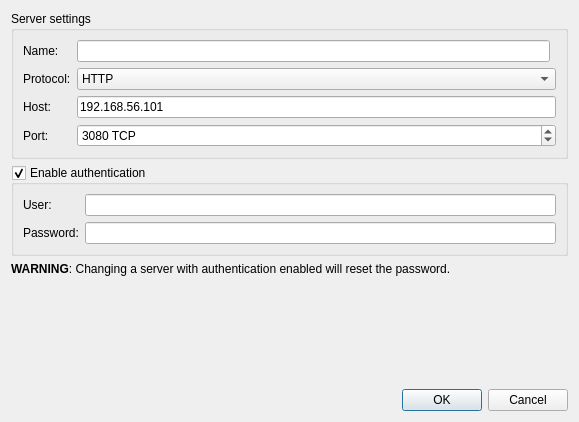
<?xml version="1.0" encoding="UTF-8"?>
<ui version="4.0">
 <class>EditComputeDialog</class>
 <widget class="QDialog" name="EditComputeDialog">
  <property name="windowModality">
   <enum>Qt::WindowModal</enum>
  </property>
  <property name="geometry">
   <rect>
    <x>0</x>
    <y>0</y>
    <width>579</width>
    <height>422</height>
   </rect>
  </property>
  <property name="windowTitle">
   <string>Edit server settings</string>
  </property>
  <property name="styleSheet">
   <string notr="true">
QWidget {
    background-color: #323232;
    color: #BAF73C;
}

QToolBar {
    border:0px;
}

QGraphicsView, QTextEdit, QPlainTextEdit, QTreeWidget, QListWidget, QLineEdit, QSpinBox, QComboBox {
    background-color: #282828;
}

QLabel, QMenu, QStatusBar {
  color: #BAF73C;
}

QMenuBar::item {
    background-color: #323232;
}

QMenu::item:selected {
    color: #f2f2f2;
    background-color: #383838;
}

QToolButton:hover {
    background-color: #383838;
}

QGroupBox {
    color: #BAF73C;
    font: bold 12px;
    padding: 15px;
    border-style: none;
}

QAbstractScrollArea::corner {
    background: #323232;
}

QScrollBar::add-page:horizontal, QScrollBar::sub-page:horizontal, QScrollBar::add-page:vertical, QScrollBar::sub-page:vertical {
  background: none;
}

QComboBox {
    selection-color: #f2f2f2;
    selection-background-color: #323232;
}

QComboBox QAbstractItemView {
    background-color: #282828;
}

QDockWidget, QMenuBar, QPushButton, QToolButton, QTabWidget, QHeaderView::section {
    color: #BAF73C;
    font: bold 11px;
}

QTabBar {
    color: #BAF73C;
}

QRadioButton, QCheckBox {
  color: #BAF73C;
}

QRadioButton::disabled, QCheckBox::disabled {
  color: gray;
}
// bg-color=#282828
// fg-color=#BAF73C
// tool-bar=#323232
// selection-bg=#383838 
// selection-fg=#f2f2f2
 </string>
  </property>
  <layout class="QVBoxLayout" name="verticalLayout">
   <item>
    <widget class="QGroupBox" name="groupBox">
     <property name="title">
      <string>Server settings</string>
     </property>
     <layout class="QGridLayout" name="gridLayout">
      <item row="3" column="1" colspan="2">
       <widget class="QSpinBox" name="uiServerPortSpinBox">
        <property name="sizePolicy">
         <sizepolicy hsizetype="Expanding" vsizetype="Fixed">
          <horstretch>0</horstretch>
          <verstretch>0</verstretch>
         </sizepolicy>
        </property>
        <property name="suffix">
         <string notr="true"> TCP</string>
        </property>
        <property name="maximum">
         <number>65535</number>
        </property>
        <property name="value">
         <number>3080</number>
        </property>
       </widget>
      </item>
      <item row="1" column="0">
       <widget class="QLabel" name="uiServerProtocolLabel">
        <property name="text">
         <string>Protocol:</string>
        </property>
       </widget>
      </item>
      <item row="1" column="1" colspan="2">
       <widget class="QComboBox" name="uiServerProtocolComboBox">
        <property name="sizePolicy">
         <sizepolicy hsizetype="Expanding" vsizetype="Fixed">
          <horstretch>0</horstretch>
          <verstretch>0</verstretch>
         </sizepolicy>
        </property>
        <property name="currentText">
         <string>HTTP</string>
        </property>
        <item>
         <property name="text">
          <string>HTTP</string>
         </property>
        </item>
        <item>
         <property name="text">
          <string>HTTPS</string>
         </property>
        </item>
       </widget>
      </item>
      <item row="2" column="0">
       <widget class="QLabel" name="uiServerHostLabel">
        <property name="text">
         <string>Host:</string>
        </property>
       </widget>
      </item>
      <item row="2" column="1" colspan="2">
       <widget class="QLineEdit" name="uiServerHostLineEdit">
        <property name="text">
         <string>192.168.56.101</string>
        </property>
       </widget>
      </item>
      <item row="3" column="0">
       <widget class="QLabel" name="uiServerPortLabel">
        <property name="text">
         <string>Port:</string>
        </property>
       </widget>
      </item>
      <item row="0" column="0">
       <widget class="QLabel" name="label">
        <property name="text">
         <string>Name:</string>
        </property>
       </widget>
      </item>
      <item row="0" column="1">
       <widget class="QLineEdit" name="uiServerNameLineEdit"/>
      </item>
     </layout>
    </widget>
   </item>
   <item>
    <widget class="QGroupBox" name="uiEnableAuthenticationCheckBox">
     <property name="title">
      <string>Enable authentication</string>
     </property>
     <property name="checkable">
      <bool>true</bool>
     </property>
     <layout class="QFormLayout" name="formLayout">
      <property name="fieldGrowthPolicy">
       <enum>QFormLayout::ExpandingFieldsGrow</enum>
      </property>
      <item row="1" column="0">
       <widget class="QLabel" name="uiServerUserLabel">
        <property name="text">
         <string>User:</string>
        </property>
       </widget>
      </item>
      <item row="1" column="1">
       <widget class="QLineEdit" name="uiServerUserLineEdit">
        <property name="enabled">
         <bool>true</bool>
        </property>
        <property name="toolTip">
         <string/>
        </property>
       </widget>
      </item>
      <item row="2" column="0">
       <widget class="QLabel" name="uiServerPasswordLabel">
        <property name="text">
         <string>Password:</string>
        </property>
       </widget>
      </item>
      <item row="2" column="1">
       <widget class="QLineEdit" name="uiServerPasswordLineEdit">
        <property name="enabled">
         <bool>true</bool>
        </property>
        <property name="inputMethodHints">
         <set>Qt::ImhHiddenText|Qt::ImhNoAutoUppercase|Qt::ImhNoPredictiveText|Qt::ImhSensitiveData</set>
        </property>
        <property name="echoMode">
         <enum>QLineEdit::Password</enum>
        </property>
       </widget>
      </item>
     </layout>
    </widget>
   </item>
   <item>
    <widget class="QLabel" name="uiWarningLabel">
     <property name="text">
      <string>&lt;html&gt;&lt;head/&gt;&lt;body&gt;&lt;p&gt;&lt;span style=&quot; font-weight:600;&quot;&gt;WARNING&lt;/span&gt;: Changing a server with authentication enabled will reset the password.&lt;/p&gt;&lt;/body&gt;&lt;/html&gt;</string>
     </property>
     <property name="wordWrap">
      <bool>true</bool>
     </property>
    </widget>
   </item>
   <item>
    <spacer name="verticalSpacer">
     <property name="orientation">
      <enum>Qt::Vertical</enum>
     </property>
     <property name="sizeHint" stdset="0">
      <size>
       <width>20</width>
       <height>40</height>
      </size>
     </property>
    </spacer>
   </item>
   <item>
    <widget class="QDialogButtonBox" name="buttonBox">
     <property name="orientation">
      <enum>Qt::Horizontal</enum>
     </property>
     <property name="standardButtons">
      <set>QDialogButtonBox::Cancel|QDialogButtonBox::Ok</set>
     </property>
    </widget>
   </item>
  </layout>
 </widget>
 <tabstops>
  <tabstop>uiServerNameLineEdit</tabstop>
  <tabstop>uiServerProtocolComboBox</tabstop>
  <tabstop>uiServerHostLineEdit</tabstop>
  <tabstop>uiServerPortSpinBox</tabstop>
  <tabstop>uiEnableAuthenticationCheckBox</tabstop>
  <tabstop>uiServerUserLineEdit</tabstop>
  <tabstop>uiServerPasswordLineEdit</tabstop>
 </tabstops>
 <resources/>
 <connections>
  <connection>
   <sender>buttonBox</sender>
   <signal>accepted()</signal>
   <receiver>EditComputeDialog</receiver>
   <slot>accept()</slot>
   <hints>
    <hint type="sourcelabel">
     <x>248</x>
     <y>254</y>
    </hint>
    <hint type="destinationlabel">
     <x>157</x>
     <y>274</y>
    </hint>
   </hints>
  </connection>
  <connection>
   <sender>buttonBox</sender>
   <signal>rejected()</signal>
   <receiver>EditComputeDialog</receiver>
   <slot>reject()</slot>
   <hints>
    <hint type="sourcelabel">
     <x>316</x>
     <y>260</y>
    </hint>
    <hint type="destinationlabel">
     <x>286</x>
     <y>274</y>
    </hint>
   </hints>
  </connection>
 </connections>
</ui>
